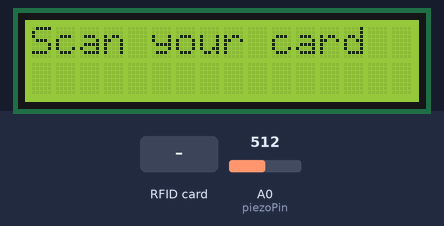
The sketch below on a simulated Arduino Uno, built with avr-gcc and run on an emulated ATmega328P. On the bench: 16×2 character LCD. The test bench sets the inputs (shaded band); at power-on: A0 (piezoPin) = 512. What the sketch prints to the serial monitor is not drawn.

Above: at 1.3 s.
1.4 s: RFID card 5E 7A 19 C4 held to the reader
At 2.7 s:
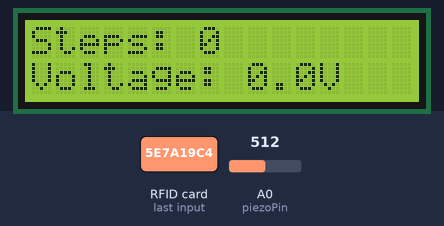
Timing chart, 0 to 4.4 s (numbered marks = the images above; inputs shaded):
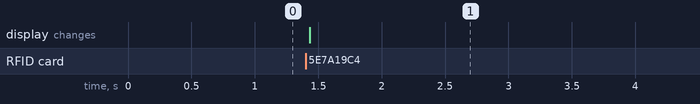

Measured:
- after the input at 1.4 s, the display: changes at once (image 1)

The sketch:

main.ino
```cpp
#include <Wire.h>
#include <LiquidCrystal_I2C.h>
#include <SPI.h>
#include <MFRC522.h>

// RFID Pins
#define RST_PIN 9
#define SS_PIN 10
MFRC522 mfrc522(SS_PIN, RST_PIN);

// Piezo setup
const int piezoPin = A0;
const int threshold = 150;
int prev = 0, stepCount = 0;
float vout, vin = 5.0;
unsigned long previousMillis = 0;
const long interval = 100;

// LCD
LiquidCrystal_I2C lcd(0x27, 16, 2);

// Toggle flag
bool isCounting = false;

void setup() {
  Serial.begin(9600);
  SPI.begin();
  mfrc522.PCD_Init();

  lcd.init();
  lcd.backlight();
  lcd.setCursor(0, 0);
  lcd.print("Scan your card");
}

void loop() {
  // Card scan logic
  if (mfrc522.PICC_IsNewCardPresent() && mfrc522.PICC_ReadCardSerial()) {
    Serial.print("Card UID: ");
    for (byte i = 0; i < mfrc522.uid.size; i++) {
      Serial.print(mfrc522.uid.uidByte[i], HEX);
    }
    Serial.println();

    // Toggle step counting
    isCounting = !isCounting;

    if (isCounting) {
      stepCount = 0;
      prev = 1; // Avoid false step immediately
      lcd.clear();
      lcd.setCursor(0, 0);
      lcd.print("Steps: 0");
      lcd.setCursor(0, 1);
      lcd.print("Voltage: 0.0V");
      Serial.println("Counting started.");
    } else {
      lcd.clear();
      lcd.setCursor(0, 0);
      lcd.print("Scan your card");
      Serial.println("Counting stopped.");
    }

    mfrc522.PICC_HaltA();
    mfrc522.PCD_StopCrypto1();

    delay(1000); // Debounce delay to prevent double-scan
  }

  // Step counting only when activated
  if (isCounting) {
    unsigned long currentMillis = millis();
    int sensorValue = analogRead(piezoPin);

    if (currentMillis - previousMillis >= interval) {
      previousMillis = currentMillis;

      if (sensorValue > threshold && prev == 0) {
        stepCount++;
        lcd.setCursor(7, 0);
        lcd.print("    ");
        lcd.setCursor(7, 0);
        lcd.print(stepCount);

        vout = (sensorValue * vin) / 1023.0;
        lcd.setCursor(9, 1);
        lcd.print("     ");
        lcd.setCursor(9, 1);
        lcd.print(vout, 1);
        lcd.print("V");

        Serial.print("Step ");
        Serial.print(stepCount);
        Serial.print(" - Voltage: ");
        Serial.println(vout, 2);

        prev = 1;
      } else if (sensorValue < threshold) {
        prev = 0;
      }
    }
  }
}
```
